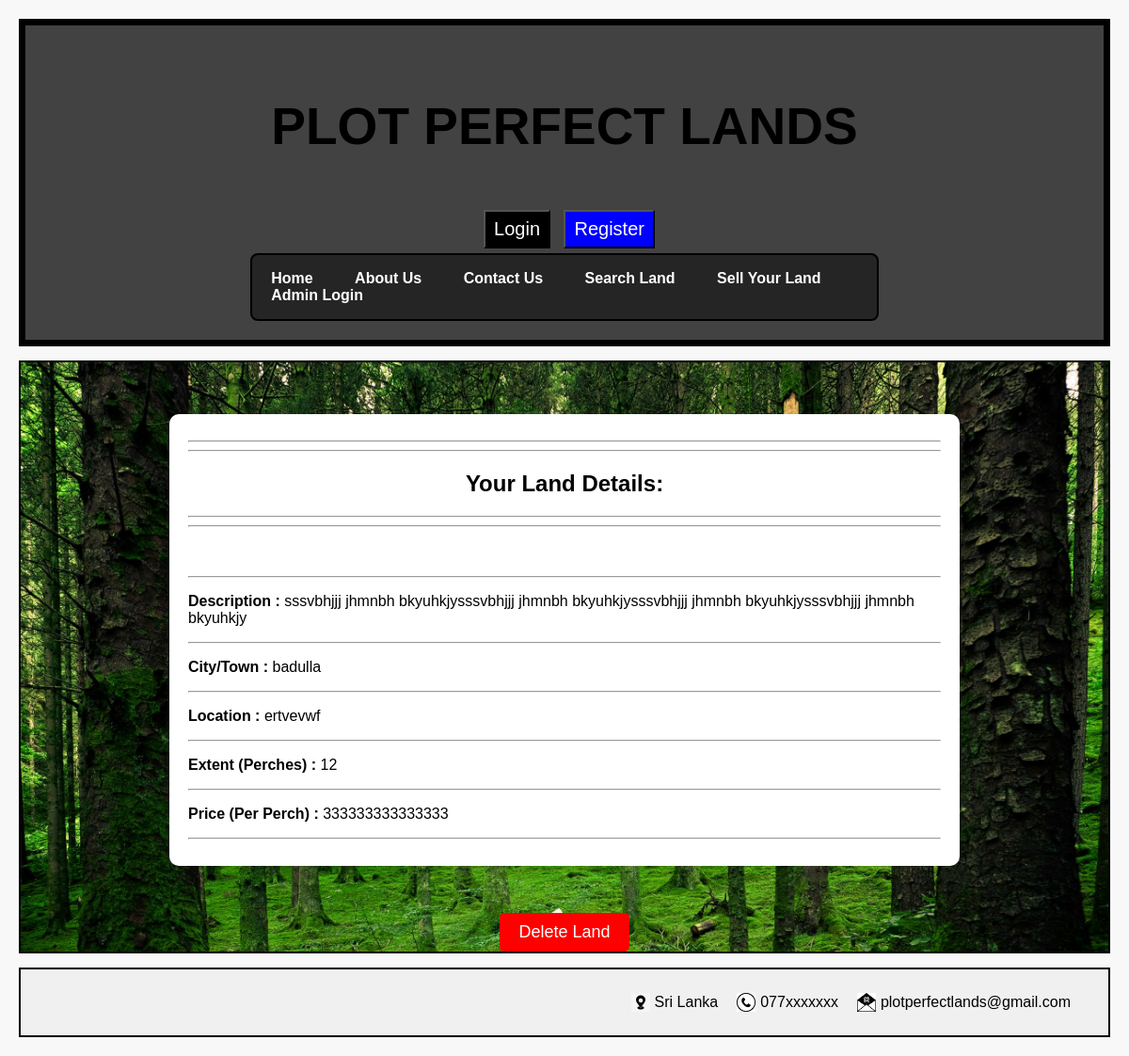
The page /seller/Sview.php?land_id=48 on the database its author committed.
### tables this page shows
CREATE TABLE `land_information` (
  `Land_ID` int(4) NOT NULL,
  `Description` varchar(150) NOT NULL,
  `City/Town` varchar(10) NOT NULL,
  `Location` varchar(50) NOT NULL,
  `Extent` int(3) NOT NULL,
  `Price` varchar(15) NOT NULL
);

### seller/Sview.php (the view, shortened to what this page needs)
<!DOCTYPE html>
<html>
<head>
    <link rel="stylesheet" type="text/css" href="Sstyles/Sstyle.css">
</head>
<body>
    <header>
        <div class="header-text">
            <p><strong>PLOT PERFECT LANDS</strong></p>
        </div>
        <div class="login-register">
            <button>Login</button>
            <button>Register</button>
        </div>
        <nav>
        <ul>
            <li><a href="#">Home</a></li>
            <li><a href="#">About Us</a></li>
            <li><a href="#">Contact Us</a></li>
            <li><a href="#">Search Land</a></li>
            <li><a href="#">Sell Your Land</a></li>
            <li><a href="#">Admin Login</a></li>
          </ul>
        </nav>
    </header>
    <main>
        <div class="view-land-container">
            <div class="land-details-container">
                <div class="land-details">
                    <?php
                    require 'Sconfig.php';
                    if (isset($_GET['land_id'])) {
                        $landId = $_GET['land_id'];
                        $sql = "SELECT * FROM land_information WHERE Land_ID = $landId";
                        $result = $con->query($sql);
                        if ($result->num_rows > 0) {
                            $row = $result->fetch_assoc();
                            echo "<hr><hr><h2 style='text-align: center;' >Your Land Details:</h2><hr><hr><br><br>";
                            echo "<hr><p><strong>Description :</strong> " . $row['Description'] . "</p>" . "<hr>";
                            echo "<p><strong>City/Town :</strong> " . $row['City/Town'] . "</p>". "<hr>";
                            echo "<p><strong>Location :</strong> " . $row['Location'] . "</p>". "<hr>";
                            echo "<p><strong>Extent (Perches) :</strong> " . $row['Extent'] . "</p>". "<hr>";
                            echo "<p><strong>Price (Per Perch) :</strong> " . $row['Price'] . "</p>". "<hr>";
                        } else {
                            echo "<p>No land found with the provided ID.</p>";
                        }
                    } else {
                        echo "<p>Error: Land ID not provided.</p>";
                    }
                    ?>
                </div>
            </div>
        </div>
        <div class="delete-land-button-container">
    <button class="delete-land-button" onclick="deleteLand()">Delete Land</button>
</div>
    </main>
    <footer>
        <div class="footer-content">
            <div class="footer-item">
                <img src="Simages/SLocFooter.jpg" alt="Location icon">
                Sri Lanka
            </div>
            <div class="footer-item">
                <img src="Simages/SconFooter.jpg" alt="Contact icon">
                077xxxxxxx
            </div>
            <div class="footer-item">
                <img src="Simages/SmailFooter.jpg" alt="Email icon">
                plotperfectlands@gmail.com
            </div>
        </div>
    </footer>
</body>
</html>

### seller/Sstyles/Sstyle.css (style rules this page uses)
body { font-family: Arial, sans-serif; margin: 0; padding: 20px; background-color: #f8f8f8; }
header { display: flex; flex-direction: column; justify-content: center; align-items: center; background-color: #424242; padding: 20px; border: 7px solid black; }
.header-text { font-size: 55px; }
nav { display: flex; justify-content: center; align-items: center; border: 2px solid black; border-radius: 8px; background-color: #252525; margin-bottom: 0px; width: 60%; }
nav ul { list-style-type: none; padding: 0; }
nav ul li { display: inline; }
nav ul li a { text-decoration: none; padding: 10px 20px; font-weight: bold; color: rgb(255, 255, 255); }
.login-register { margin-top: 2px; margin-bottom: 5px }
.login-register button { margin-left: 10px; padding: 7px 9px; font-size: 20px; color: white; }
.login-register button:first-child { background-color: black; }
.login-register button:last-child { background-color: blue; }
main { padding-top: 5px; background-image: url("../Simages/Sbgimg.jpg"); background-size: cover; margin: 15px auto; border: 2px solid black; }
footer { background-color: #f0f0f0; padding: 10px; border: 2px solid black; }
.footer-content { display: flex; justify-content: flex-end; padding: 15px 30px; }
.footer-item { display: flex; align-items: center; margin-left: 20px; }
.footer-item img { width: 20px; height: 20px; margin-right: 5px; }

### seller/Sview.php (style rules this page uses)
.land-details-container { margin-top: 50px; margin-bottom: 50px; }
.land-details { background-color: white; padding: 20px; border-radius: 10px; box-shadow: 0px 0px 10px rgba(0, 0, 0, 0.1); max-width: 800px; margin: 0 auto; }
.delete-land-button-container { text-align: center; margin-top: 30px; }
.delete-land-button { background-color: red; color: white; padding: 10px 20px; font-size: 18px; border: none; border-radius: 5px; cursor: pointer; }

### rows shown on the page
land_information: Description "sssvbhjjj jhmnbh bkyuhkjysssvbhjjj jhmnbh bkyuhkjysssvbhjjj jhmnbh bkyuhkjysssvbhjjj jhmnbh bkyuhkjy", value "badulla", Location "ertvevwf", Extent "12", Price "333333333333333"
